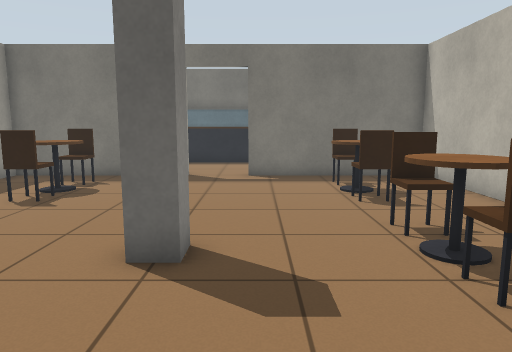
[1] (above)

15 first-person views from a walk through a world built for the Gazebo simulator. The camera is 1 m above the floor, tilts 8° down and sees 70° across. The floor is counted in squares, 0.5 m on a side. Each view is taken from the middle of a square. On the plan, view 1 faces up. The plan holds only what a view shows up to about 19 squares ahead; the rest is blank.

[2]
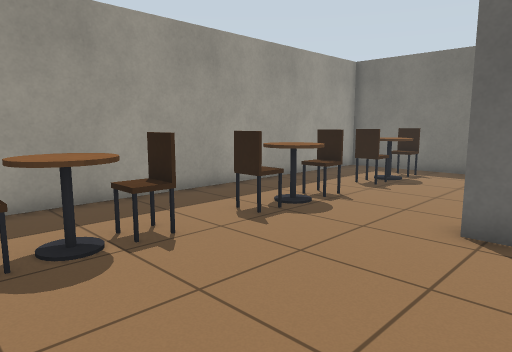

[3]
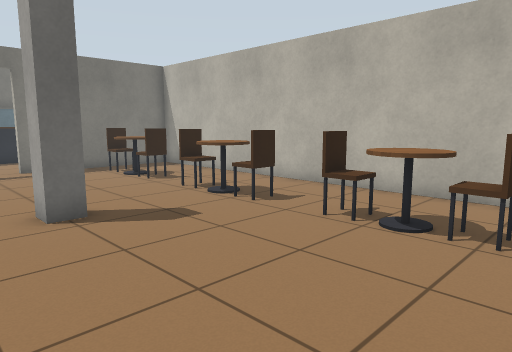

[4]
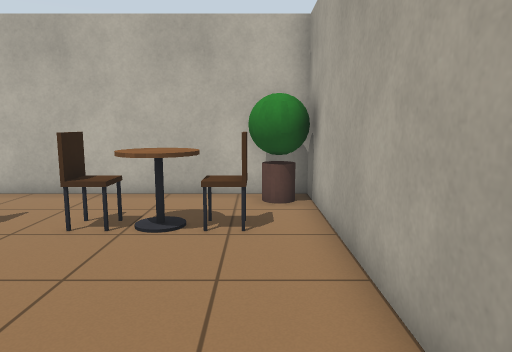

[5]
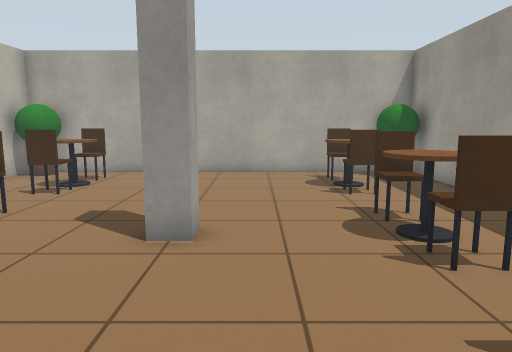

[6]
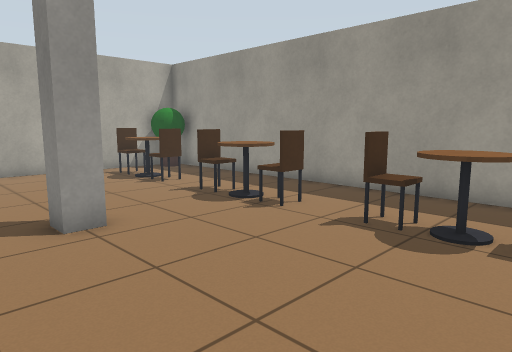

[7]
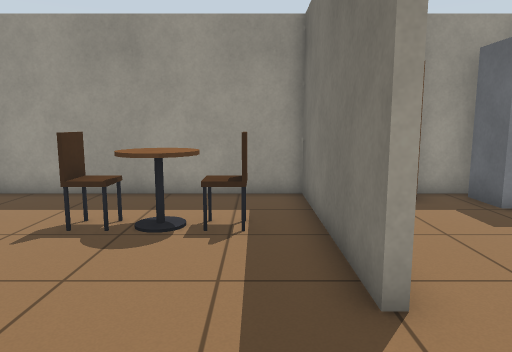

[8]
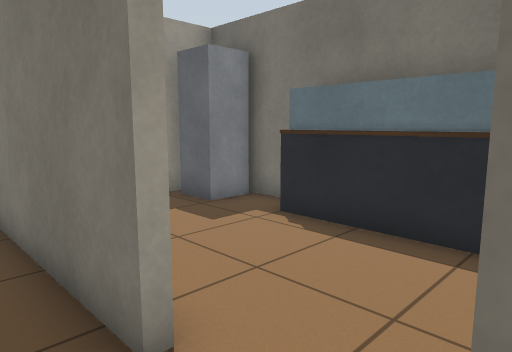

[9]
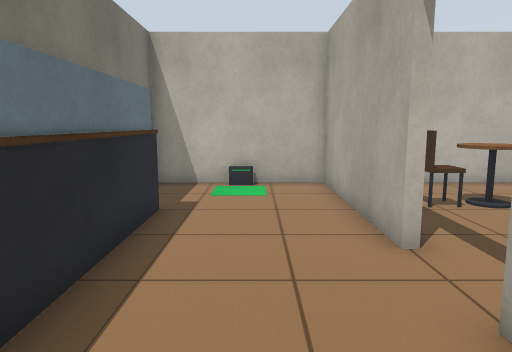

[10]
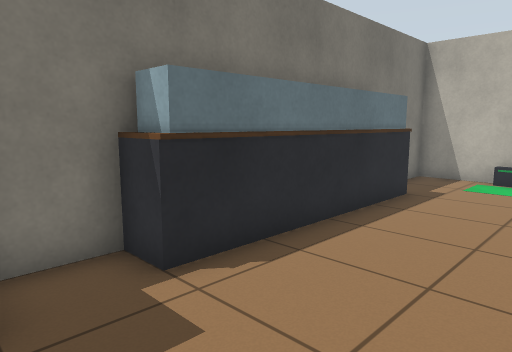

[11]
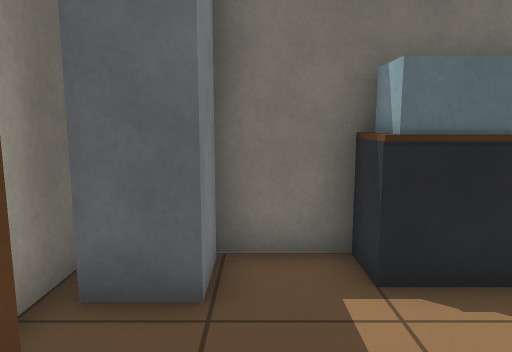

[12]
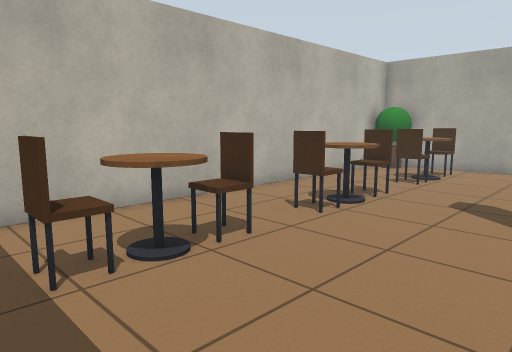

[13]
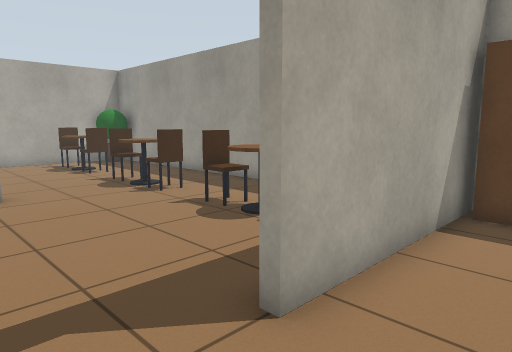

[14]
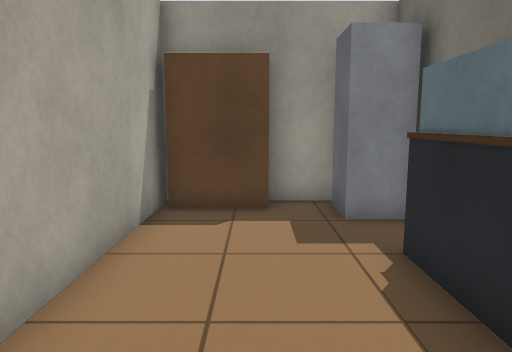

[15]
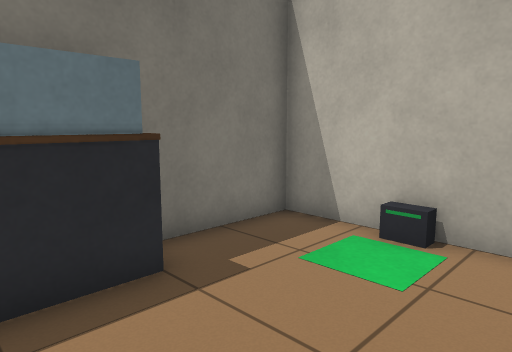

### Floor plan
Points are (right, up) in squares from view 1. A wall is a line through its corners. A room is listed if a view was taken in it or the views show most of it. See-through windows are left out.
Room 1 (views 1, 2, 3, 4, 5, 6, 7, 8)
walls: (-2.7, 14.4) (-9.5, 14.4) (-9.5, -3.5) (6.5, -3.5) (6.5, 14.4) (-0.3, 14.4)
ways out: opening at (-1.5, 14) to room 2
objects: plant (-9, -3) to (-8, -2); table (-7, 0) to (-6, 0); table (-7, 5) to (-7, 6); table (-7, 11) to (-6, 11); table (-6, -2) to (-6, -1); table (-6, 1); table (-6, 4) to (-6, 5); table (-6, 6) to (-6, 7); table (-6, 10); table (-6, 12) to (-6, 13); pillar (-2, 5) to (-1, 6); table (3, -2) to (3, -1); table (3, 0) to (4, 0); table (3, 1); table (3, 4) to (3, 5); table (3, 6) to (3, 7); table (3, 10); table (3, 11) to (4, 11); table (3, 12) to (3, 13); table (4, 5) to (4, 6); plant (5, -3) to (6, -2)
Room 2 (views 9, 10, 11, 12, 13, 14, 15)
walls: (-0.3, 14.4) (-0.3, 14.7) (6.5, 14.7) (6.5, 20.5) (-8.1, 20.5); (-9.6, 14.7) (-2.7, 14.7) (-2.7, 14.4); (-9.5, 19.9) (-9.5, 17.2)
ways out: opening at (-1.5, 14) to room 1
objects: brown box (-9, 15) to (-9, 17); fridge (-9, 19) to (-8, 20); counter (-5, 20) to (2, 20); other object (6, 17) to (6, 18)

Positions as (right, up) in squares from view 1, and headings:
1: (0, 0), facing up
2: (0, -2), facing up-left
3: (-4, -3), facing up-right
4: (-4, -2), facing right
5: (-3, 12), facing down
6: (1, 13), facing down-left
7: (1, 13), facing left
8: (0, 13), facing up-left
9: (-6, 17), facing right
10: (-8, 15), facing up-right
11: (-7, 15), facing up
12: (-2, 14), facing down-right
13: (0, 17), facing down-left
14: (0, 17), facing left
15: (0, 15), facing up-right
